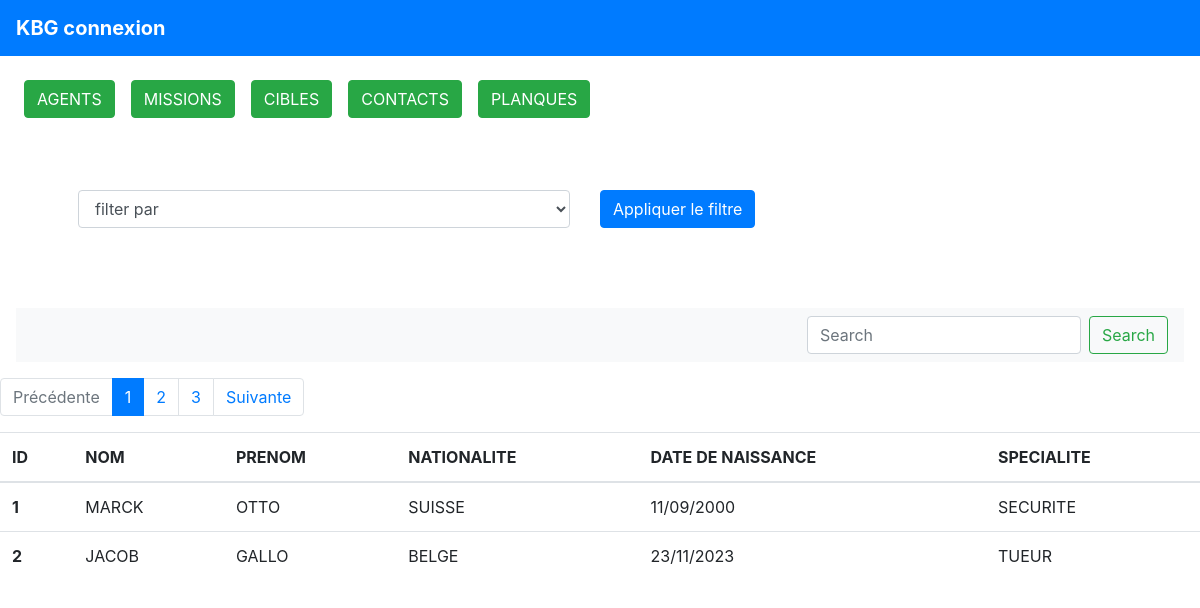
The app's page /views/agents.php?page=1 (signed in) with its own data.
### tables this page shows
CREATE TABLE `agents` (
  `id_agent` int(11) NOT NULL,
  `nom` text NOT NULL,
  `prenom` text NOT NULL,
  `date_de_naissance` varchar(255) NOT NULL,
  `nationalite` text NOT NULL,
  `specialites` text NOT NULL
);

### API/get_agents.php (called while the page is built, shortened)
<?php
require('../database/sql.php') ;
if(isset($_GET['page']) && !empty($_GET['page'])){
    $currentPage = (int) strip_tags($_GET['page']);
  }else{
    $currentPage = 1;
  }
$nbrTotal = 'SELECT COUNT(*) AS nb_articles FROM `agents`;';
$query = $db->prepare($nbrTotal);
$query->execute();
$result = $query->fetch();
$nbArticles = (int) $result['nb_articles'];
$parPage= 2 ;
$pages = ceil($nbArticles / $parPage)  ;
$selectAarticle = 'SELECT * FROM `agents` LIMIT :premier, :parpage' ;
$premier = ($currentPage * $parPage) - $parPage ;
$data = $db->prepare($selectAarticle);
$data->bindValue(':premier', $premier, PDO::PARAM_INT);
$data->bindValue(':parpage', $parPage, PDO::PARAM_INT);
$data->execute() ;
$agents =$data->fetchAll(PDO::FETCH_ASSOC) ;
?>

### views/agents.php (the view, shortened to what this page needs)
<?php
    require ('../composants/start.php') ;
    require ('../composants/header.php') ;
    require ('../composants/navigation.php') ;
    require('../API/get_agents.php') ;
?>
<div>
    <ul class="pagination">
        <li class="page-item <?= ($currentPage == 1) ? "disabled" : "" ?>">
            <a href="./agents.php?= $currentPage - 1 ?>" class="page-link">Précédente</a>
        </li>
        <?php for($page = 1; $page <= $pages; $page++): ?>
            <li class="page-item <?= ($currentPage == $page) ? "active" : "" ?>">
                <a href="./agents.php?page=<?= $page ?>" class="page-link"><?= $page ?></a>
            </li>
        <?php endfor ?>
            <li class="page-item <?= ($currentPage == $pages) ? "disabled" : "" ?>">
            <a href="./agents.php?page=<?= $currentPage + 1 ?>" class="page-link">Suivante</a>
        </li>
    </ul>
</div>
<?php
    echo '<table class="table">
    <thead >
      <tr>
        <th scope="col">ID</th>
        <th scope="col">NOM</th>
        <th scope="col">PRENOM</th>
        <th scope="col">NATIONALITE</th>
        <th scope="col">DATE DE NAISSANCE </th>
        <th scope="col">SPECIALITE</th>
      </tr>
    </thead> <tbody>';
    foreach($agents as $article){
      echo '<tr>
      <th scope="row">'.$article['id_agent'].'</th>
      <td >'.$article['nom'].'</td>
      <td>'.$article['prenom'].'</td>
      <td>'.$article['nationalite'].'</td>
      <td>'.$article['date_de_naissance'].'</td>
      <td>'.$article['specialites'].'</td>
    </tr>';
    }
      ?>
  </tbody>
</table>
</body>
</html>

### composants/start.php (shortened to what this page needs)
<!DOCTYPE html>
<html lang="en">
<head>
    <link rel="stylesheet" type="text/css" href="../public/style.css" />
    <link rel="stylesheet" href="https://cdn.jsdelivr.net/npm/bootstrap@4.6.2/dist/css/bootstrap.min.css">
</head>
<body>

### composants/header.php
<nav class="navbar navbar-light bg-primary">
  <a class="navbar-brand text-white  font-weight-bold  ">KBG connexion</a>
</nav>

### composants/navigation.php (shortened to what this page needs)
<div class="btn-group  p-2   m-2" role="group" aria-label="Basic example">
<a href="/KBG%20Conexion/views/agents.php?page=1"><button type="button" class="btn btn-success  m-2"> AGENTS</button></a>
  <a href="/KBG%20Conexion/views/missions.php"><button type="button" class="btn btn-success   m-2"> MISSIONS</button></a>
  <a href="/KBG%20Conexion/views/cibles.php"><button type="button" class="btn btn-success  m-2"> CIBLES</button></a>
  <a href="/KBG%20Conexion/views/contact.php"><button type="button" class="btn btn-success m-2"> CONTACTS</button></a>
  <a href="/KBG%20Conexion/views/planques.php"><button type="button" class="btn btn-success m-2"> PLANQUES</button></a>
</div>
<div class="container  p-5">
  <div class="row   w-100">
    <div class="col-md-6 justify-content-center ">
      <div class="form-group   ">
      <div class="d-flex align-items-center">
        <select class="form-control  " id="filter">
          <option value ="default">filter par </option>
        </select>
        </div>
      </div>
    </div>
    <div class="col-md-6 justify-content-center">
      <button type="button" class="btn btn-primary">Appliquer le filtre</button>
    </div>
  </div>
</div>
  <div class="navbar navbar-light bg-light justify-content-end m-3">
  <form class="form-inline" method="POST" action="../views/missions.php">
    <input class="form-control mr-sm-2" type="search" placeholder="Search" aria-label="Search" name="Search">
    <button class="btn btn-outline-success my-2 my-sm-0" type="submit">Search</button>
  </form>
  </div>

### records on screen
agents: id_agent "1", nom "MARCK", prenom "OTTO", nationalite "SUISSE", date_de_naissance "11/09/2000", specialites "SECURITE"
agents: id_agent "2", nom "JACOB", prenom "GALLO", nationalite "BELGE", date_de_naissance "23/11/2023", specialites "TUEUR"
